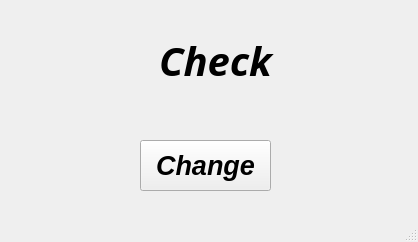
<?xml version="1.0" encoding="UTF-8"?>
<ui version="4.0">
 <class>MainWindow</class>
 <widget class="QMainWindow" name="MainWindow">
  <property name="geometry">
   <rect>
    <x>0</x>
    <y>0</y>
    <width>418</width>
    <height>242</height>
   </rect>
  </property>
  <property name="windowTitle">
   <string>Test Design</string>
  </property>
  <widget class="QWidget" name="centralwidget">
   <widget class="QLabel" name="label">
    <property name="geometry">
     <rect>
      <x>20</x>
      <y>20</y>
      <width>391</width>
      <height>81</height>
     </rect>
    </property>
    <property name="font">
     <font>
      <family>MS Gothic</family>
      <pointsize>30</pointsize>
      <weight>75</weight>
      <italic>true</italic>
      <bold>true</bold>
     </font>
    </property>
    <property name="text">
     <string>Check</string>
    </property>
    <property name="textFormat">
     <enum>Qt::AutoText</enum>
    </property>
    <property name="alignment">
     <set>Qt::AlignCenter</set>
    </property>
   </widget>
   <widget class="QPushButton" name="pushButton">
    <property name="geometry">
     <rect>
      <x>140</x>
      <y>140</y>
      <width>131</width>
      <height>51</height>
     </rect>
    </property>
    <property name="font">
     <font>
      <pointsize>20</pointsize>
      <weight>75</weight>
      <italic>true</italic>
      <bold>true</bold>
     </font>
    </property>
    <property name="text">
     <string>Change</string>
    </property>
   </widget>
  </widget>
  <widget class="QStatusBar" name="statusbar"/>
 </widget>
 <resources/>
 <connections/>
</ui>
